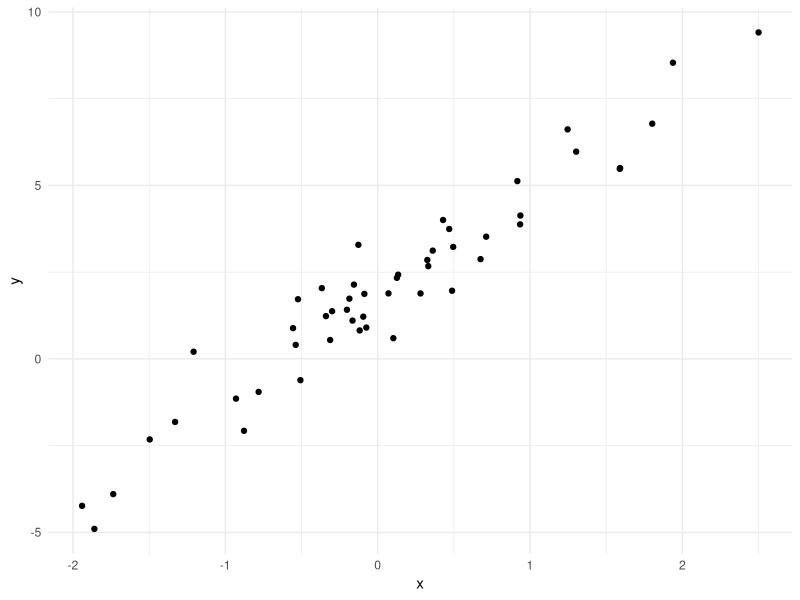
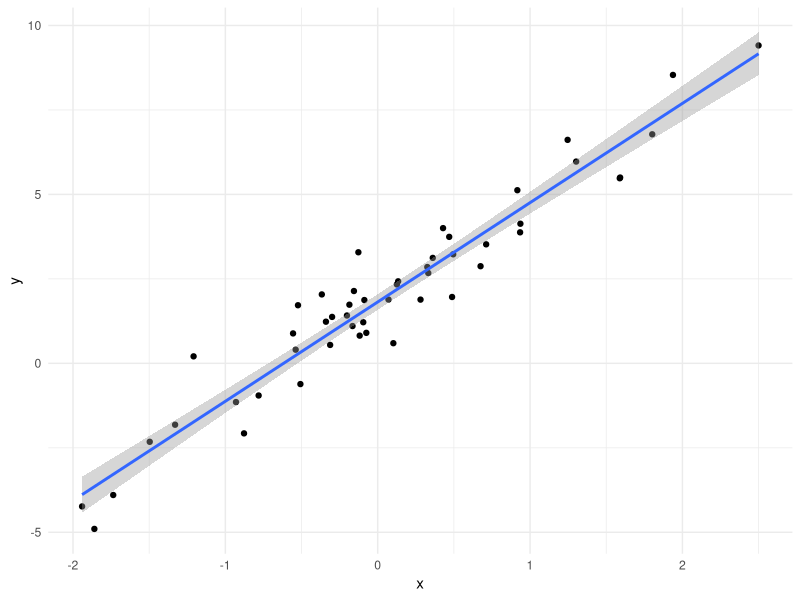

Source code (R) for these figures, in order:
## Birmingham R User Group Meeting
## October 14, 2020
## Very easy intro to LM

# Load libraries:

library(tidyverse)
library(broom)

# Generate some random data with intercept = 2 and slope = 3:

x <- rnorm(50)
y <- 2 + 3 * x + rnorm(50)

# Put into tibble:

d <- tibble(x, y)

# Make a plot out of this:

d %>% ggplot(aes(x = x, y = y)) +
  geom_point() +
  theme_minimal()

# Create a linear model:

xmdl <- lm(y ~ x, data = d)

# Fitted versus residual values:

fitted(xmdl)
residuals(xmdl)

# The base R summary output is untidy and hard to manipulate:

summary(xmdl)

# Model summary in tidy with broom:

glance(xmdl)

# Coefficient table in tidy with broom:

tidy(xmdl)

# Extract coefficients:

coefs <- tidy(xmdl) %>% pull(estimate)
int <- coefs[1]
slope <- coefs[2]

# Calculate predictions, let's say for x = 2:

int + slope * 2
int + slope * seq(-2, 2, 0.1)

# The predict function does wonders:

predict(xmdl,
        newdata = tibble(x = seq(-2, 2, 0.1)))

# Make a plot with model:

d %>% ggplot(aes(x = x, y = y)) +
  geom_point() +
  geom_smooth(method = 'lm') +
  theme_minimal()

